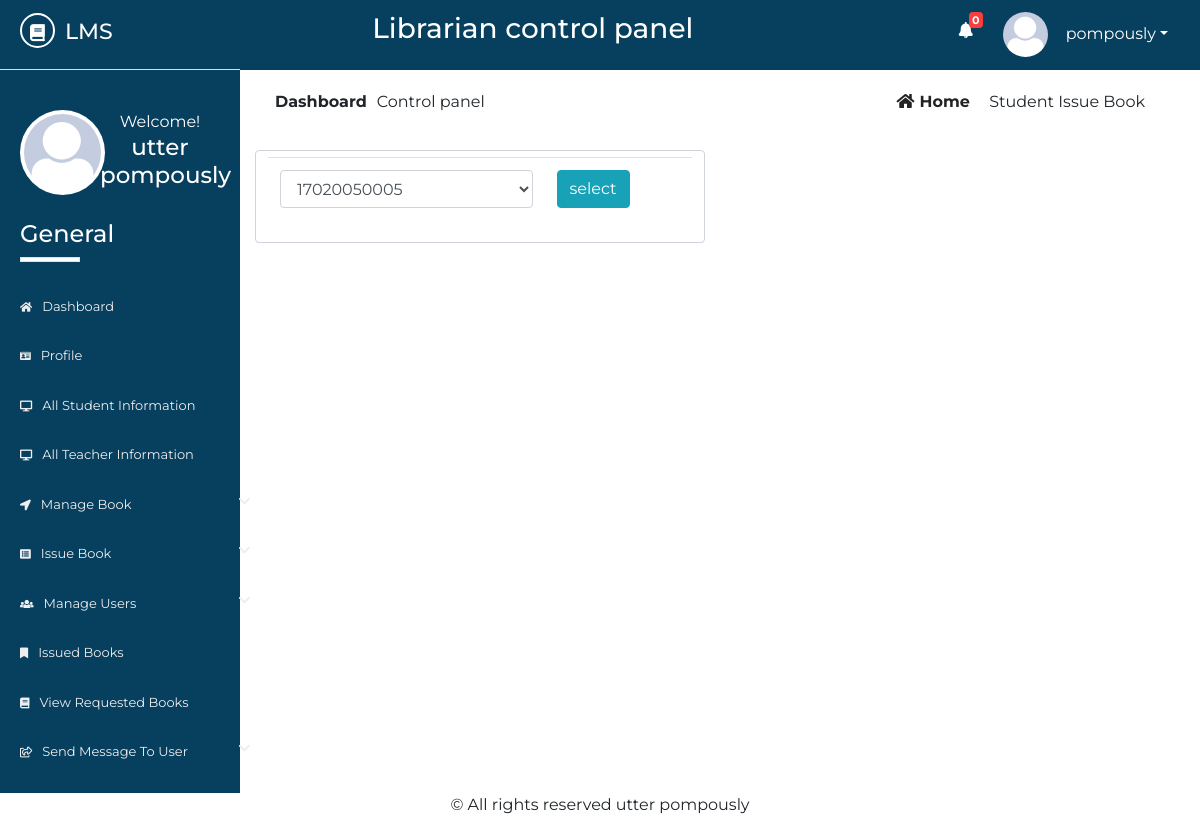
/Source/librarian/student-issue-book.php (signed in), run on the app's committed database.
### tables this page shows
CREATE TABLE IF NOT EXISTS `lib_registration` (
  `id` int NOT NULL AUTO_INCREMENT,
  `name` varchar(50) NOT NULL,
  `username` varchar(20) NOT NULL,
  `password` varchar(20) NOT NULL,
  `email` varchar(50) NOT NULL,
  `phone` varchar(20) NOT NULL,
  `address` varchar(100) NOT NULL,
  `photo` varchar(500) NOT NULL,
  `status` varchar(7) NOT NULL,
  PRIMARY KEY (`id`)
);

### Source/librarian/student-issue-book.php (the view, shortened to what this page needs)
<?php
     $page="s-ibook";
        ?>
        <?php
    include 'inc/header.php';
    include 'inc/connection.php';
 ?>
	<div class="dashboard-content">
		<div class="dashboard-header">
			<div class="container">
				<div class="row">
					<div class="col-md-6">
						<div class="left">
							<p><span>dashboard</span>Control panel</p>
						</div>
					</div>
					<div class="col-md-6">
						<div class="right text-right">
							<a href="dashboard.php"><i class="fas fa-home"></i>home</a>
							<span class="disabled">student issue book</span>
						</div>
					</div>
				</div>
				<div class="issueBook">
					<div class="row">
						<div class="col-md-6">
							<div class="issue-wrapper">
								<form action="" class="form-control" method="post" name="reg">
									<table class="table">
										<tr>
											<td class="">
												<select name="reg" id="" class="form-control">
													 <?php
                                                        $res= mysqli_query($link, "select regno from std_registration");
                                                        while($row=mysqli_fetch_array($res)){
                                                            echo "<option>";
                                                            echo $row["regno"];
                                                            echo "</option>";
                                                        }
                                                    ?>
												</select>
											</td>
											<td>
												<input type="submit" class="btn btn-info" value="select" name="submit1">
											</td>
										</tr>
									</table>
                                </form>
							</div>
						</div>
					</div>
				</div>
			</div>
		</div>
	</div>
	<?php
		include 'inc/footer.php';
	 ?>

### Source/librarian/inc/header.php (shortened to what this page needs)
<?php
    include 'inc/connection.php';
    $res = mysqli_query($link,"select * from request_books where read1='no'");
    $not= mysqli_num_rows($res);
 ?>
<!DOCTYPE html>
<html lang="en">
<head>
	<link rel="stylesheet" href="inc/css/bootstrap.min.css">
	<link rel="stylesheet" href="inc/css/bootstrap-select.min.css">
	<link rel="stylesheet" href="inc/css/fontawesome-all.min.css">
	<link rel="stylesheet" href="inc/css/datatables.min.css">
	<link rel="stylesheet" href="inc/css/pro1.css">
</head>
<body>
	<div class="main-content">
		<div class="wrapper">
			<div class="left-sidebar">
				<div class="p-title">
                    <h3><a href=""><i class="fas fa-book"></i><span>lms</span></a></h3>
				</div>
				<div class="profile">
					<div class="profile-pic">
                        <?php
                            $res = mysqli_query($link, "select * from lib_registration where username='".$_SESSION['username']."'");
                            while ($row = mysqli_fetch_array($res)){
                                ?><img src="<?php echo $row["photo"]; ?> " height="" width="" alt="something wrong" class="rounded-circle"></a> <?php
                            }
                        ?>
					</div>
					<div class="profile-info text-center">
						<span>Welcome!</span>
						<h2>
              <?php
                $res = mysqli_query($link, "select * from lib_registration where username='".$_SESSION['username']."'");
                while ($row = mysqli_fetch_array($res)){
                  $name  =  $row["name"];
                  echo $name;
                }
              ?>
            </h2>
					</div>
				</div>
				<div class="sidebar-menu">
					<h3>General</h3>
					<div class="border"></div>
	                <ul>
	                    <li class="menu <?php if($page=='home'){ echo 'active';} ?>">
      						<a href="dashboard.php"><i class="fas fa-home"></i>Dashboard</a>
    					</li>
    					  <li class="menu <?php if($page=='profile'){ echo 'active';} ?>">
      						<a href="profile.php"><i class="fas fa-id-card"></i>profile</a>
    					</li>
	                    <li class="menu <?php if($page=='sinfo'){ echo 'active';} ?>">
      						<a href="all-student-info.php"><i class="fas fa-desktop"></i>all student information</a>
    					</li>
    					<li class="menu <?php if($page=='tinfo'){ echo 'active';} ?>">
      						<a href="all-teacher-info.php"><i class="fas fa-desktop"></i>all teacher information</a>
    					</li>
    					<li class="menu menu-toggle2">
      						<a href="#"><i class="fas fa-location-arrow"></i>manage book <span class="fa fa-chevron-down"></span></a>
    					</li>
	                   <li class="menu menu-toggle1">
      						<a href="#"><i class="fas fa-list-alt"></i>issue book <span class="fa fa-chevron-down"></span></a>
    					</li>
    					<li class="menu menu-toggle3">
      						<a href="#"><i class="fas fa-users"></i>manage users <span class="fa fa-chevron-down"></span></a>
    					</li>
    					 <li class="menu <?php if($page=='ibook'){ echo 'active';} ?>">
      						<a href="issued-books.php"><i class="fas fa-bookmark"></i>issued books</a>
    					</li>
    					<li class="menu <?php if($page=='rbook'){ echo 'active';} ?>">
      						<a href="requested-books.php"><i class="fas fa-book"></i>view requested books</a>
    					</li>
    					<li class="menu menu-toggle4">
      						<a href="#"><i class="far fa-share-square"></i>send message to user <span class="fa fa-chevron-down"></span></a>
    					</li>
    				</ul>
				</div>
			</div>
			<div class="content">
				<div class="inner">
					<div class="heading text-center">
						<h3>Librarian control panel</h3>
					</div>
					<div class="header-profile text-right">
						<ul>
                            <li class="icon">
                                <a href="requested-books.php" ><i class="fas fa-bell"></i></a>
                                <span class="count" onclick="window.location='requested-books.php'"><b><?php echo $not; ?></b></span>
                            </li>
							<li class="dropdown">
                                <?php
                                     $res = mysqli_query($link, "select * from lib_registration where username='".$_SESSION['username']."'");
                                     while ($row = mysqli_fetch_array($res)){
                                         ?><a href="" class="dropdown-toggle" data-toggle="dropdown"><img src="<?php echo $row["photo"]; ?>" alt=""><span><?php echo $_SESSION["username"]; ?></span></a> <?php
                                     }
                                ?>
							</li>
						</ul>
					</div>
				</div>

### Source/librarian/inc/css/pro1.css (style rules this page uses)
* { margin: 0; padding: 0; }
body { font-family: 'Montserrat', sans-serif; }
.border { width: 60px; height: 5px; background: #fff; }
.main-content { width: 100%; height: auto; overflow: hidden; }
.main-content .left-sidebar { width: 20%; height: auto; background: #073f5f; float: left; }
.main-content .left-sidebar .p-title { width: 100%; padding: 13px; padding-left: 20px; background: #073f5f; border-bottom: 1px solid #ddd; }
.main-content .p-title a { text-decoration: none; color: #fff; font-size: 22px; text-transform: uppercase; }
.main-content .p-title a i { width: 35px; height: 35px; line-height: 35px; text-align: center; font-size: 17px; border-radius: 50%; border: 2px solid #fff; }
.main-content .p-title a span { margin-left: 10px; }
.main-content .left-sidebar .profile { width: 100%; padding: 20px; margin-top: 0; padding-top: 0; }
.main-content .left-sidebar .profile .profile-pic { width: 40%; float: left; }
.main-content .left-sidebar .profile img { width: 85px; height: 85px; position: inherit; padding: 4px; background: #fff; overflow: hidden; }
.main-content .left-sidebar .profile .profile-info { width: 60%; float: left; color: #fff; }
.main-content .left-sidebar .profile .profile-info h2 { font-size: 23px; }
.sidebar-menu { color: #fff; width: 100%; padding-top: 60px; padding-left: 0; }
.sidebar-menu h3 { margin-left: 20px; font-size: 24px; }
.sidebar-menu .border { margin-left: 20px; margin-bottom: 20px; }
.sidebar-menu ul li a { text-decoration: none; color: #eee; width: 270px; padding: 15px 20px; font-size: 13px; display: block; text-transform: capitalize; transition: all .5s ease; }
.sidebar-menu ul { padding-left: 0; }
.sidebar-menu ul li a i { margin-right: 10px; font-size: smaller; }
.sidebar-menu ul li a span { float: right; }
.content { width: 80%; height: auto; float: right; }
.content .inner { width: 100%; height: 70px; background: #073f5f; padding: 12px; }
.content .inner .heading { width: 60%; float: left; color: #fff; }
.content .inner .header-profile { width: calc(40%-20px); float: right; margin-right: 20px; position: relative; }
.content .inner .header-profile .icon i { margin-right: 30px; font-size: 16px; margin-top: 10px; }
.header-profile .dropdown span { color: #fff; margin-left: 10px; }
.header-profile .icon span { color: #fff; position: absolute; left: 10px; top: 0; font-size: 11px; width: 14px; height: 16px; line-height: 16px; text-align: center; border-radius: 4px; background: #FA3E3E; }
.header-profile ul li { list-style: none; float: left; }
.header-profile ul li i { color: #fff; }
.header-profile img { width: 40px; height: 40px; border-radius: 50%; margin-right: 8px; }
.dropdown a { text-decoration: none; color: #fff; }
.dropdown img { width: 45px; height: 45px; border-radius: 50%; }
.dashboard-header .left { padding: 20px; }
.dashboard-header .left p span { text-transform: capitalize; margin-right: 10px; font-weight: bold; }
.dashboard-header .right { padding: 20px; margin-right: 20px; }
.dashboard-header .right a { text-transform: capitalize; text-decoration: none; color: #222; margin-right: 15px; font-weight: bold; }
.dashboard-header .right a i { margin-right: 5px; }
.dashboard-header .right span { text-transform: capitalize; }

### data on the page
lib_registration: photo (picture), name "utter pompously"

### other printed values
$not "0"
form field reg "17020050005"
